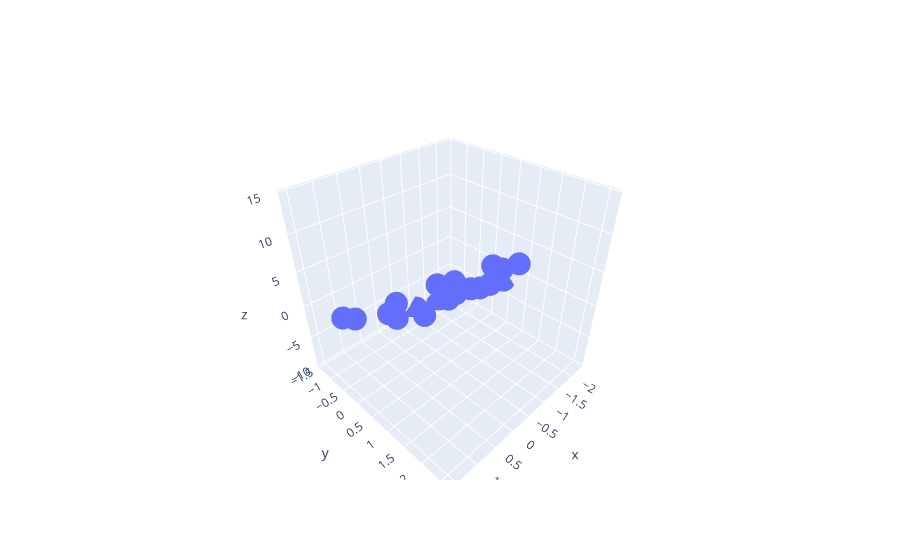

The notebook cell this image was saved under:
### Code cell
# plotly will be used since it gives us an interactive plot
import plotly.express as px

fig0 = go.Figure(data=go.Scatter3d(
    x=X[:, 0],
    y=X[:, 1],
    z=y,
    mode='markers',
))

fig0.show()

### Figure 1 — Plotly figure (JSON) as saved in the notebook; plotly's stock layout.template omitted (floating-point values rounded to 4 significant figures)
{"data": [{"mode": "markers", "type": "scatter3d", "x": [1.086, 0.9688, -0.6472, -0.8371, 0.762, -1.291, 0.7874, -1.098, 1.541, -0.8182, -1.31, -1.46, -1.636, -2.3, -0.7113, -0.2618, -0.3935, -0.2915, 0.606, -0.7014], "y": [-0.6261, 1.72, 0.4775, 1.296, 2.602, 0.555, 0.3931, -1.411, -0.2478, 1.504, 0.8159, -0.6066, -1.199, 0.3871, 0.8319, 0.8256, -0.2442, -1.143, -0.1521, 1.958], "z": [-0.8783, 10.63, 0.7908, 4.46, 14.44, -0.0929, 3.745, -9.114, 2.157, 6.727, 1.159, -6.075, -9.459, -2.342, 2.379, 4.743, -4.221, -7.391, -0.1529, 8.911]}], "layout": {}}
